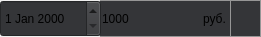
<?xml version="1.0" encoding="UTF-8"?>
<ui version="4.0">
 <class>WidgetMoneyIO</class>
 <widget class="QWidget" name="WidgetMoneyIO">
  <property name="geometry">
   <rect>
    <x>0</x>
    <y>0</y>
    <width>261</width>
    <height>37</height>
   </rect>
  </property>
  <property name="minimumSize">
   <size>
    <width>261</width>
    <height>37</height>
   </size>
  </property>
  <property name="maximumSize">
   <size>
    <width>261</width>
    <height>37</height>
   </size>
  </property>
  <property name="windowTitle">
   <string>Form</string>
  </property>
  <widget class="QLineEdit" name="lineEdit_value">
   <property name="geometry">
    <rect>
     <x>100</x>
     <y>0</y>
     <width>101</width>
     <height>37</height>
    </rect>
   </property>
   <property name="styleSheet">
    <string notr="true">QLineEdit {
	background-color: rgb(52, 53, 56);
	border-top: 1px  solid rgb(150, 150, 150) ;
	border-left: 0px  solid rgb(150, 150, 150) ;
	border-bottom: 1px  solid rgb(150, 150, 150) ;
	border-right: 1px  solid rgb(150, 150, 150) ;
}</string>
   </property>
   <property name="text">
    <string>1000</string>
   </property>
  </widget>
  <widget class="QPushButton" name="pushButton_delete">
   <property name="geometry">
    <rect>
     <x>230</x>
     <y>0</y>
     <width>31</width>
     <height>37</height>
    </rect>
   </property>
   <property name="styleSheet">
    <string notr="true">QPushButton {
	border-radius: 0px;
	background-color: rgb(52, 53, 56);
	border-top: 1px  solid rgb(150, 150, 150) ;
	border-left: 1px  solid rgb(150, 150, 150) ;
	border-bottom: 1px  solid rgb(150, 150, 150) ;
	border-right: 1px  solid rgb(150, 150, 150) ;
}
</string>
   </property>
   <property name="text">
    <string/>
   </property>
  </widget>
  <widget class="QDateEdit" name="dateEdit">
   <property name="geometry">
    <rect>
     <x>0</x>
     <y>0</y>
     <width>101</width>
     <height>37</height>
    </rect>
   </property>
   <property name="styleSheet">
    <string notr="true">background-color: rgb(52, 53, 56);</string>
   </property>
  </widget>
  <widget class="QLabel" name="label_unit">
   <property name="geometry">
    <rect>
     <x>200</x>
     <y>0</y>
     <width>31</width>
     <height>37</height>
    </rect>
   </property>
   <property name="styleSheet">
    <string notr="true">
	background-color: rgb(52, 53, 56);
	border-top: 1px  solid rgb(150, 150, 150) ;
	border-left: 0px  solid rgb(150, 150, 150) ;
	border-bottom: 1px  solid rgb(150, 150, 150) ;
	border-right: 1px  solid rgb(150, 150, 150) ;
</string>
   </property>
   <property name="text">
    <string>руб.</string>
   </property>
  </widget>
 </widget>
 <resources/>
 <connections/>
</ui>
